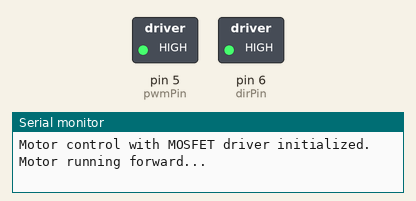
The sketch below on a simulated Arduino Uno, built with avr-gcc and run on an emulated ATmega328P. On the bench: switched loads named in the sketch (green lamp = pin HIGH), the last lines printed to the serial monitor.

Above: at 1.0 s.
At 2.5 s:
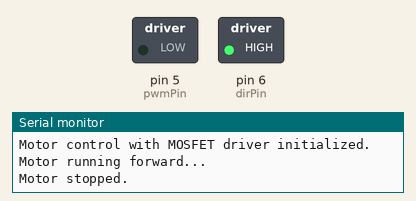
At 4.0 s:
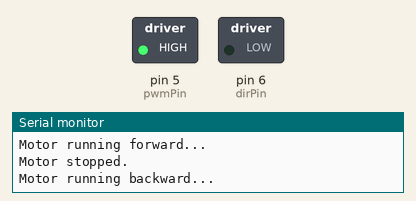
At 5.5 s:
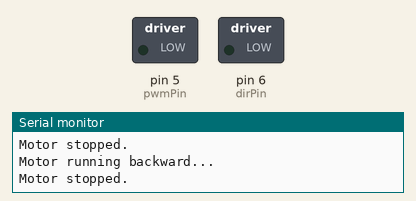
Timing chart, 0 to 7.8 s (numbered marks = the images above):
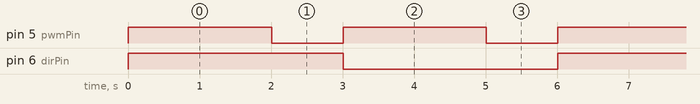

Measured:
- by itself, pin 5 (pwmPin): alternates HIGH for 2.0 s and LOW for 1.0 s
- by itself, pin 6 (dirPin): alternates HIGH for 3.0 s and LOW for 3.0 s
- by itself, everything shown: repeats every 6.0 s, in 4 steps

The sketch:

PRBMosFet.ino
```cpp
// Define pins
const int pwmPin = 5;        // PWM output pin for motor speed control
const int dirPin = 6;        // Direction control pin
const int pwmValue = 255;    // PWM value for full speed (adjust if needed)

// Timing variables
const int runTime = 2000;    // Time (ms) to run the motor in one direction

void setup() {
  // Set the pins as outputs
  pinMode(pwmPin, OUTPUT);
  pinMode(dirPin, OUTPUT);

  // Initialize Serial for debugging
  Serial.begin(9600);
  Serial.println("Motor control with MOSFET driver initialized.");
}

void loop() {
  // Move the motor in one direction
  digitalWrite(dirPin, HIGH); // Set direction
  analogWrite(pwmPin, pwmValue); // Run motor at full speed
  Serial.println("Motor running forward...");
  delay(runTime); // Run for specified time

  // Stop the motor briefly
  analogWrite(pwmPin, 0); // Stop motor
  Serial.println("Motor stopped.");
  delay(1000); // Pause for 1 second

  // Move the motor in the opposite direction
  digitalWrite(dirPin, LOW); // Change direction
  analogWrite(pwmPin, pwmValue); // Run motor at full speed
  Serial.println("Motor running backward...");
  delay(runTime); // Run for specified time

  // Stop the motor briefly
  analogWrite(pwmPin, 0); // Stop motor
  Serial.println("Motor stopped.");
  delay(1000); // Pause for 1 second
}
```
